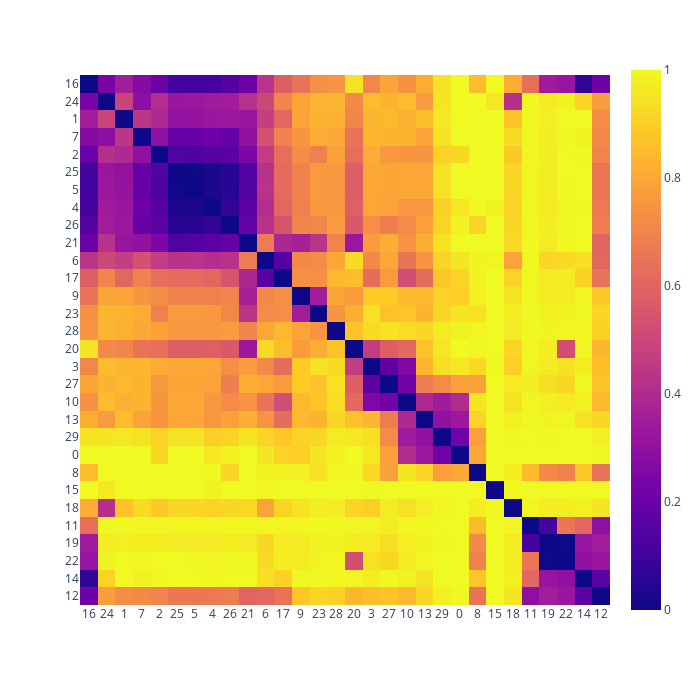

Notebook code cell kept with this figure:
### Markdown cell above
Plot distance matrix

### Code cell
import numpy as np
import plotly.express as px
from scipy.spatial.distance import pdist, squareform
from scipy.cluster.hierarchy import linkage, optimal_leaf_ordering
from scipy.cluster import hierarchy
import copy
# Assume 'similarity_array' is your pairwise similarity array
similarity_array = copy.deepcopy(pipeline.similarity_array)
# Compute the distances for hierarchical clustering
distances = msfeast._convert_similarity_to_distance(similarity_array)

linkage_matrix = hierarchy.ward(distances) # hierarchical clustering using ward linkage
ordered_index = hierarchy.leaves_list(
    hierarchy.optimal_leaf_ordering(linkage_matrix, distances)
)
distances = distances[ordered_index,:][:,ordered_index]
ordered_index = np.array(ordered_index, dtype=str)
# Draw the heatmap
fig = px.imshow(distances)
fig.update_layout(
  width=700,height=700,
  xaxis = dict(tickmode = 'array', tickvals = np.arange(0, distances.shape[0]), ticktext = ordered_index,),
  yaxis = dict(tickmode = 'array',  tickvals = np.arange(0, distances.shape[0]), ticktext = ordered_index),
)

### Figure 1 — Plotly figure (JSON) as saved in the notebook; plotly's stock layout.template omitted (floating-point values rounded to 4 significant figures; data arrays with more than 128 entries replaced by an {"elided": "..."} marker saying what was removed)
{"data": [{"coloraxis": "coloraxis", "hovertemplate": "x: %{x}<br>y: %{y}<br>color: %{z}<extra></extra>", "name": "0", "type": "heatmap", "xaxis": "x", "yaxis": "y", "z": {"elided": "30x30 float values"}}], "layout": {"coloraxis": {"colorscale": [[0, "#0d0887"], [0.1111, "#46039f"], [0.2222, "#7201a8"], [0.3333, "#9c179e"], [0.4444, "#bd3786"], [0.5556, "#d8576b"], [0.6667, "#ed7953"], [0.7778, "#fb9f3a"], [0.8889, "#fdca26"], [1, "#f0f921"]]}, "height": 700, "margin": {"t": 60}, "width": 700, "xaxis": {"anchor": "y", "constrain": "domain", "domain": [0, 1], "scaleanchor": "y", "tickmode": "array", "ticktext": ["16", "24", "1", "7", "2", "25", "5", "4", "26", "21", "6", "17", "9", "23", "28", "20", "3", "27", "10", "13", "29", "0", "8", "15", "18", "11", "19", "22", "14", "12"], "tickvals": [0, 1, 2, 3, 4, 5, 6, 7, 8, 9, 10, 11, 12, 13, 14, 15, 16, 17, 18, 19, 20, 21, 22, 23, 24, 25, 26, 27, 28, 29]}, "yaxis": {"anchor": "x", "autorange": "reversed", "constrain": "domain", "domain": [0, 1], "tickmode": "array", "ticktext": ["16", "24", "1", "7", "2", "25", "5", "4", "26", "21", "6", "17", "9", "23", "28", "20", "3", "27", "10", "13", "29", "0", "8", "15", "18", "11", "19", "22", "14", "12"], "tickvals": [0, 1, 2, 3, 4, 5, 6, 7, 8, 9, 10, 11, 12, 13, 14, 15, 16, 17, 18, 19, 20, 21, 22, 23, 24, 25, 26, 27, 28, 29]}}}
